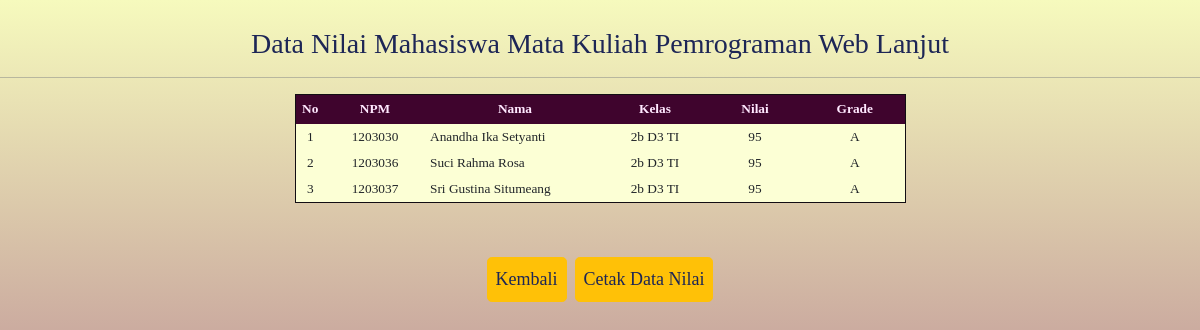
/aksesmahasiswa.php, run on the app's committed database.
### tables this page shows
CREATE TABLE `uts` (
  `npm_nilai` int(10) NOT NULL,
  `nama_nilai` varchar(50) NOT NULL,
  `kelas_nilai` varchar(10) NOT NULL,
  `uts_nilai` int(5) NOT NULL,
  `huruf_nilai` varchar(5) NOT NULL
);

### aksesmahasiswa.php (the view, shortened to what this page needs)
<link rel="stylesheet" href="style.css">
<font face="Gravity-Book" style="color: #1d2656" size="4">
<!doctype html>
<html lang="en">
  <head>
    <link href="https://cdn.jsdelivr.net/npm/bootstrap@5.1.3/dist/css/bootstrap.min.css" rel="stylesheet">
  </head>
  <body>
  <br>
        <h3 class="text-center">Data Nilai Mahasiswa Mata Kuliah Pemrograman Web Lanjut</h3>
        <hr>
<div id="baru">
<table border="2" class="tengah" >
    <tr class="text-center">
        <th width="30">No</th>
        <th width="100">NPM</th>
        <th width="180">Nama</th>
        <th width="100">Kelas</th>
        <th width="100">Nilai</th>
        <th width="100">Grade</th>
    </tr>
    <?php
    include "koneksi.php";
    $no=1;
    $ambildata = mysqli_query($koneksi,"select * from uts");
    while ($tampil = mysqli_fetch_array($ambildata)){
        echo "
        <tr>
        <td align='center'>$no</td>
        <td align='center'>$tampil[npm_nilai]</td>
        <td>$tampil[nama_nilai]</td>
        <td align='center'>$tampil[kelas_nilai]</td>
        <td align='center'>$tampil[uts_nilai]</td>
        <td align='center'>$tampil[huruf_nilai]</td>
        </tr>";
        $no++;
    }
    ?>
</table>
  </div>
<br>
<br>
<div class="d-grid gap-2 d-md-flex justify-content-md-center">
<a href="index.php" type="button" class="btn btn-warning btn-lg px-2"><font face="Gravity-Book" style="color: #1d2656" size="4">Kembali</font></a>
<button onClick="printContent('baru')" class="btn btn-warning btn-lg px-2"><font face="Gravity-Book" style="color: #1d2656" size="4">Cetak Data Nilai</font></button>
</div>
</body>
</html>
</font>

### style.css (style rules this page uses)
body { background: -webkit-linear-gradient(bottom, #8f3c76, #f6fabd); font-family: "Montserrat", sans-serif; }
table { background-color: rgb(252, 255, 213); border-collapse: collapse; font-size: 10pt; border: 1px solid #120d13; }
.tengah { margin-left: auto; margin-right: auto; }
td { padding: 5px; height: 20px; }
th { background-color: rgb(63, 4, 45); color: rgb(255, 233, 255); height: 30px; }

### data on the page
uts: npm_nilai "1203030", nama_nilai "Anandha Ika Setyanti", kelas_nilai "2b D3 TI", uts_nilai "95", huruf_nilai "A"
uts: npm_nilai "1203036", nama_nilai "Suci Rahma Rosa", kelas_nilai "2b D3 TI", uts_nilai "95", huruf_nilai "A"
uts: npm_nilai "1203037", nama_nilai "Sri Gustina Situmeang", kelas_nilai "2b D3 TI", uts_nilai "95", huruf_nilai "A"
